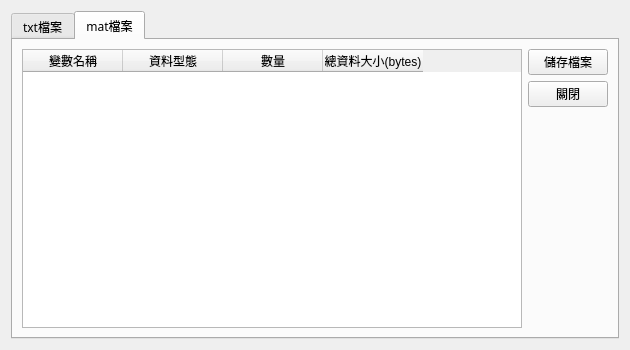
<?xml version="1.0" encoding="UTF-8"?>
<ui version="4.0">
 <class>HmiSaveDialog</class>
 <widget class="QDialog" name="HmiSaveDialog">
  <property name="geometry">
   <rect>
    <x>0</x>
    <y>0</y>
    <width>630</width>
    <height>350</height>
   </rect>
  </property>
  <property name="font">
   <font>
    <family>微軟正黑體</family>
   </font>
  </property>
  <property name="windowTitle">
   <string>HmiSaveDialog</string>
  </property>
  <layout class="QGridLayout" name="gridLayout_2">
   <item row="0" column="0">
    <widget class="QTabWidget" name="tabWidget">
     <property name="currentIndex">
      <number>1</number>
     </property>
     <widget class="QWidget" name="tab_txt">
      <attribute name="title">
       <string>txt檔案</string>
      </attribute>
      <layout class="QGridLayout" name="gridLayout">
       <item row="0" column="0" rowspan="3">
        <widget class="QTextEdit" name="textEdit_txt"/>
       </item>
       <item row="0" column="1">
        <widget class="QPushButton" name="pushButton_txtSave">
         <property name="text">
          <string>儲存檔案</string>
         </property>
        </widget>
       </item>
       <item row="1" column="1">
        <widget class="QPushButton" name="pushButton_txtClose">
         <property name="text">
          <string>關閉</string>
         </property>
        </widget>
       </item>
       <item row="2" column="1">
        <spacer name="verticalSpacer_2">
         <property name="orientation">
          <enum>Qt::Vertical</enum>
         </property>
         <property name="sizeHint" stdset="0">
          <size>
           <width>20</width>
           <height>220</height>
          </size>
         </property>
        </spacer>
       </item>
      </layout>
     </widget>
     <widget class="QWidget" name="tab_mat">
      <attribute name="title">
       <string>mat檔案</string>
      </attribute>
      <layout class="QGridLayout" name="gridLayout_3">
       <item row="1" column="1">
        <widget class="QPushButton" name="pushButton_matSave">
         <property name="text">
          <string>儲存檔案</string>
         </property>
        </widget>
       </item>
       <item row="4" column="1">
        <spacer name="verticalSpacer">
         <property name="orientation">
          <enum>Qt::Vertical</enum>
         </property>
         <property name="sizeHint" stdset="0">
          <size>
           <width>20</width>
           <height>40</height>
          </size>
         </property>
        </spacer>
       </item>
       <item row="2" column="1">
        <widget class="QPushButton" name="pushButton_matClose">
         <property name="text">
          <string>關閉</string>
         </property>
        </widget>
       </item>
       <item row="1" column="0" rowspan="4">
        <widget class="QTableWidget" name="tableWidget_mat">
         <column>
          <property name="text">
           <string>變數名稱</string>
          </property>
         </column>
         <column>
          <property name="text">
           <string>資料型態</string>
          </property>
         </column>
         <column>
          <property name="text">
           <string>數量</string>
          </property>
         </column>
         <column>
          <property name="text">
           <string>總資料大小(bytes)</string>
          </property>
         </column>
        </widget>
       </item>
      </layout>
     </widget>
    </widget>
   </item>
  </layout>
 </widget>
 <tabstops>
  <tabstop>tabWidget</tabstop>
  <tabstop>tableWidget_mat</tabstop>
  <tabstop>pushButton_matSave</tabstop>
  <tabstop>pushButton_matClose</tabstop>
 </tabstops>
 <resources/>
 <connections/>
</ui>
